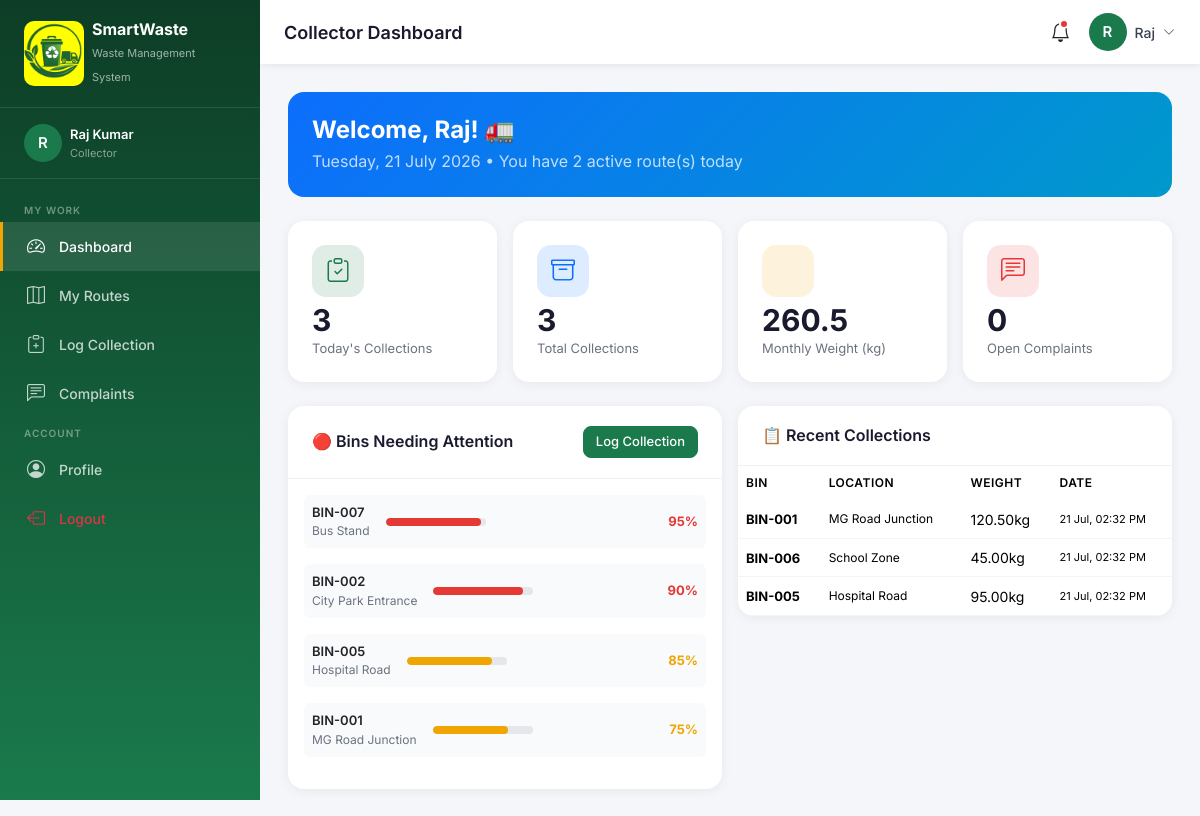
Screenshot of /collector/dashboard.php (signed in) with the database file from the repository.
### tables this page shows
CREATE TABLE IF NOT EXISTS waste_bins (
    id INT AUTO_INCREMENT PRIMARY KEY,
    bin_code VARCHAR(20) NOT NULL UNIQUE,
    location_name VARCHAR(150) NOT NULL,
    area VARCHAR(100),
    latitude DECIMAL(10,8),
    longitude DECIMAL(11,8),
    capacity_liters INT DEFAULT 100,
    current_fill_percent INT DEFAULT 0,
    bin_type ENUM('general', 'recyclable', 'organic', 'hazardous') DEFAULT 'general',
    status ENUM('active', 'full', 'maintenance', 'inactive') DEFAULT 'active',
    last_collected DATETIME,
    created_at TIMESTAMP DEFAULT CURRENT_TIMESTAMP,
    updated_at TIMESTAMP DEFAULT CURRENT_TIMESTAMP ON UPDATE CURRENT_TIMESTAMP
);

CREATE TABLE IF NOT EXISTS collection_logs (
    id INT AUTO_INCREMENT PRIMARY KEY,
    route_id INT,
    bin_id INT NOT NULL,
    vehicle_id INT,
    collector_id INT,
    collected_weight_kg DECIMAL(8,2),
    collection_date DATETIME DEFAULT CURRENT_TIMESTAMP,
    before_fill_percent INT,
    after_fill_percent INT DEFAULT 0,
    notes TEXT,
    status ENUM('completed', 'skipped', 'partial') DEFAULT 'completed',
    FOREIGN KEY (route_id) REFERENCES collection_routes(id) ON DELETE SET NULL,
    FOREIGN KEY (bin_id) REFERENCES waste_bins(id) ON DELETE CASCADE,
    FOREIGN KEY (vehicle_id) REFERENCES vehicles(id) ON DELETE SET NULL,
    FOREIGN KEY (collector_id) REFERENCES users(id) ON DELETE SET NULL
);

### includes/config.php (called while the page is built, shortened)
<?php
function getBinStatusClass($percent) {
    if ($percent >= 90) return 'danger';
    if ($percent >= 70) return 'warning';
    return 'success';
}
?>

### collector/dashboard.php (the view, shortened to what this page needs)
<?php
require_once '../includes/config.php';
$uid = $_SESSION['user_id'];
$myRoutes = $conn->query("SELECT r.*, v.vehicle_number FROM collection_routes r LEFT JOIN vehicles v ON r.assigned_vehicle_id=v.id WHERE r.assigned_collector_id=$uid AND r.status='active'")->fetch_all(MYSQLI_ASSOC);
$todayLogs = $conn->query("SELECT COUNT(*) as c FROM collection_logs WHERE collector_id=$uid AND DATE(collection_date)=CURDATE()")->fetch_assoc()['c'];
$totalLogs = $conn->query("SELECT COUNT(*) as c FROM collection_logs WHERE collector_id=$uid")->fetch_assoc()['c'];
$myComplaints = $conn->query("SELECT COUNT(*) as c FROM complaints WHERE assigned_to=$uid AND status='in_progress'")->fetch_assoc()['c'];
$totalWeight = $conn->query("SELECT SUM(collected_weight_kg) as t FROM collection_logs WHERE collector_id=$uid AND MONTH(collection_date)=MONTH(NOW())")->fetch_assoc()['t'] ?? 0;
$fullBins = $conn->query("SELECT wb.* FROM waste_bins wb
    JOIN route_bins rb ON wb.id=rb.bin_id
    JOIN collection_routes cr ON rb.route_id=cr.id
    WHERE cr.assigned_collector_id=$uid AND wb.current_fill_percent>=70
    ORDER BY wb.current_fill_percent DESC")->fetch_all(MYSQLI_ASSOC);
$recentLogs = $conn->query("SELECT cl.*, wb.bin_code, wb.location_name FROM collection_logs cl JOIN waste_bins wb ON cl.bin_id=wb.id WHERE cl.collector_id=$uid ORDER BY cl.collection_date DESC LIMIT 5")->fetch_all(MYSQLI_ASSOC);
include '../includes/header.php';
include '../includes/sidebar.php';
include '../includes/topbar.php';
?>
<div class="main-content">
<div class="content-area">
<div class="p-4 mb-4" style="background:linear-gradient(135deg,#0d6efd,#0099cc);border-radius:16px;color:#fff">
    <h4 class="fw-bold mb-1">Welcome, <?= htmlspecialchars(explode(' ',$_SESSION['user_name'])[0]) ?>! 🚛</h4>
    <p class="mb-0 opacity-75"><?= date('l, d F Y') ?> • You have <?= count($myRoutes) ?> active route(s) today</p>
</div>
<div class="row g-3 mb-4">
    <?php foreach ([
        ['Today\'s Collections', $todayLogs, 'clipboard-check', '#1a7a4c'],
        ['Total Collections', $totalLogs, 'archive', '#0d6efd'],
        ['Monthly Weight (kg)', round($totalWeight,1), 'weight', '#f0a500'],
        ['Open Complaints', $myComplaints, 'chat-left-text', '#e53935'],
    ] as [$l,$v,$ic,$col]): ?>
    <div class="col-6 col-md-3">
        <div class="stat-card">
            <div class="stat-icon mb-2" style="background:<?= $col ?>22;color:<?= $col ?>"><i class="bi bi-<?= $ic ?>"></i></div>
            <div class="stat-value"><?= $v ?></div>
            <div class="stat-label"><?= $l ?></div>
        </div>
    </div>
    <?php endforeach; ?>
</div>
<div class="row g-3">
    <div class="col-md-6">
        <div class="data-table">
            <div class="table-header">
                <h6>🔴 Bins Needing Attention</h6>
                <a href="log_collection.php" class="btn btn-sm btn-primary">Log Collection</a>
            </div>
            <div class="p-3">
                <?php if (empty($fullBins)): ?>
                <div class="text-center text-muted py-4"><i class="bi bi-check-circle-fill text-success fs-2 d-block mb-2"></i>All bins are OK!</div>
                <?php else: ?>
                <?php foreach ($fullBins as $b):
                    $cl = getBinStatusClass($b['current_fill_percent']);
                    $colors=['success'=>'#1a7a4c','warning'=>'#f0a500','danger'=>'#e53935'];
                    $c=$colors[$cl];
                ?>
                <div class="d-flex align-items-center gap-3 mb-3 p-2 rounded" style="background:#f8fafc">
                    <div>
                        <div style="font-size:13px;font-weight:600"><?= $b['bin_code'] ?></div>
                        <div style="font-size:12px;color:#6b7280"><?= htmlspecialchars($b['location_name']) ?></div>
                    </div>
                    <div class="flex-grow-1">
                        <div class="fill-bar"><div class="fill-bar-inner" style="width:<?= $b['current_fill_percent'] ?>%;background:<?= $c ?>"></div></div>
                    </div>
                    <span style="font-weight:700;font-size:13px;color:<?= $c ?>"><?= $b['current_fill_percent'] ?>%</span>
                </div>
                <?php endforeach; ?>
                <?php endif; ?>
            </div>
        </div>
    </div>
    <div class="col-md-6">
        <div class="data-table">
            <div class="table-header">
                <h6>📋 Recent Collections</h6>
            </div>
            <table class="table mb-0">
                <thead><tr><th>Bin</th><th>Location</th><th>Weight</th><th>Date</th></tr></thead>
                <tbody>
                    <?php if (empty($recentLogs)): ?>
                    <tr><td colspan="4" class="text-center text-muted py-3">No collections yet</td></tr>
                    <?php else: ?>
                    <?php foreach ($recentLogs as $log): ?>
                    <tr>
                        <td><strong style="font-size:13px"><?= $log['bin_code'] ?></strong></td>
                        <td style="font-size:12px"><?= htmlspecialchars($log['location_name']) ?></td>
                        <td><?= $log['collected_weight_kg'] ?>kg</td>
                        <td style="font-size:11px"><?= date('d M, h:i A',strtotime($log['collection_date'])) ?></td>
                    </tr>
                    <?php endforeach; ?>
                    <?php endif; ?>
                </tbody>
            </table>
        </div>
    </div>
</div>
</div>
</div>
<?php include '../includes/footer.php'; ?>

### includes/header.php (style rules this page uses)
:root { --primary: #1a7a4c; --primary-dark: #145c39; --primary-light: #e8f5ee; --secondary: #f0a500; --danger: #e53935; --sidebar-width: 260px; --header-height: 64px; }
* { font-family: 'Inter', sans-serif; }
body { background: #f4f6f9; }
.main-content { margin-left: var(--sidebar-width); padding-top: var(--header-height); min-height: 100vh; }
.content-area { padding: 28px 28px; }
.stat-card { background: #fff; border-radius: 16px; padding: 24px; box-shadow: 0 2px 12px rgba(0,0,0,0.06); border: none; transition: transform 0.2s, box-shadow 0.2s; position: relative; overflow: hidden; }
.stat-card .stat-icon { width: 52px; height: 52px; border-radius: 14px; display: flex; align-items: center; justify-content: center; font-size: 24px; }
.stat-card .stat-value { font-size: 30px; font-weight: 700; color: #1a1a2e; line-height: 1; }
.stat-card .stat-label { font-size: 13px; color: #6b7280; margin-top: 4px; }
.data-table { background: #fff; border-radius: 16px; box-shadow: 0 2px 12px rgba(0,0,0,0.06); overflow: hidden; }
.data-table .table-header { padding: 20px 24px; border-bottom: 1px solid #f0f0f0; display: flex; justify-content: space-between; align-items: center; }
.data-table .table-header h6 { font-weight: 600; color: #1a1a2e; margin: 0; }
table thead th { background: #f8fafc; font-size: 12px; font-weight: 600; text-transform: uppercase; letter-spacing: 0.5px; color: #6b7280; border: none; padding: 12px 16px; }
table tbody td { font-size: 14px; color: #374151; vertical-align: middle; padding: 12px 16px; border-color: #f3f4f6; }
.fill-bar { width: 100px; height: 8px; background: #e5e7eb; border-radius: 4px; overflow: hidden; }
.fill-bar-inner { height: 100%; border-radius: 4px; transition: width 0.5s ease; }
.btn-primary { background: var(--primary); border-color: var(--primary); border-radius: 8px; font-weight: 500; }
.btn-sm { padding: 5px 12px; font-size: 13px; }

### rows the page displays
waste_bins: bin_code "BIN-007", location_name "Bus Stand", current_fill_percent "95"
waste_bins: bin_code "BIN-002", location_name "City Park Entrance", current_fill_percent "90"
waste_bins: bin_code "BIN-005", location_name "Hospital Road", current_fill_percent "85"
waste_bins: bin_code "BIN-001", location_name "MG Road Junction", current_fill_percent "75"
collection_logs: bin.bin_code "BIN-001", bin.location_name "MG Road Junction", collected_weight_kg "120.50", collection_date "21 Jul, 02:32 PM"
collection_logs: bin.bin_code "BIN-006", bin.location_name "School Zone", collected_weight_kg "45.00", collection_date "21 Jul, 02:32 PM"
collection_logs: bin.bin_code "BIN-005", bin.location_name "Hospital Road", collected_weight_kg "95.00", collection_date "21 Jul, 02:32 PM"

### other values shown
substr($_SESSION['user_name'] ?? 'U', 0, 1) "R"
$_SESSION['user_name'] "Raj Kumar"
$_SESSION['user_role'] "Collector"
$label "Dashboard My Routes Log Collection Complaints Profile"
$pageTitle "Collector Dashboard"
explode(' ', $_SESSION['user_name'] ?? 'User')[0] "Raj"
explode(' ',$_SESSION['user_name'])[0] "Raj"
count($myRoutes) "2"
$v "3"
$l "Today's Collections"
$l "Total Collections"
$v "260.5"
$l "Monthly Weight (kg)"
$v "0"
$l "Open Complaints"
